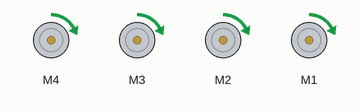
Recording of a sketch running on a simulated Arduino Uno, built with avr-gcc and run on an emulated ATmega328P. Parts: 4 × DC motor (green arrow = forward, orange = backward, longer = faster).

Above: at 0.15 s.
At 9.62 s:
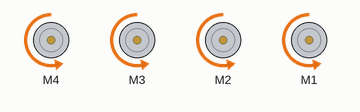
At 19.3 s:
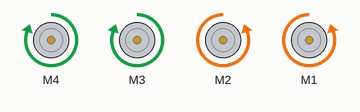
At 22.4 s:
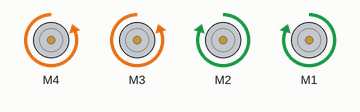
At 25.5 s:
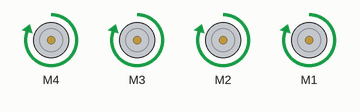
At 33.6 s:
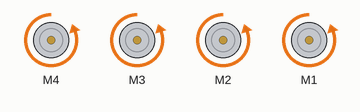
Timing chart, 0 to 40.0 s (numbered marks = the images above):
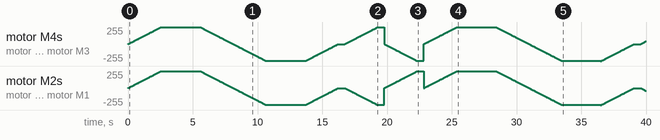

The sketch:

ArduCarVFC_old.ino
```cpp
#include <AFMotor.h>

AF_DCMotor motor4(4);
AF_DCMotor motor3(3);
AF_DCMotor motor2(2);
AF_DCMotor motor1(1);

void setup()
{
  //Set initial speed of the motor & stop
  motor4.setSpeed(200);
  motor4.run(RELEASE);

  motor3.setSpeed(200);
  motor3.run(RELEASE);

  motor2.setSpeed(200);
  motor2.run(RELEASE);

  motor1.setSpeed(200);
  motor1.run(RELEASE);
}

void loop()
{
  uint8_t i;

  // Turn on motor
  motor4.run(FORWARD);
  motor3.run(FORWARD);
  motor2.run(FORWARD);
  motor1.run(FORWARD);

  // Accelerate from zero to maximum speed
  for (i=0; i<255; i++)
  {
    motor4.setSpeed(i);
    motor3.setSpeed(i);
    motor2.setSpeed(i);
    motor1.setSpeed(i);
    delay(10);
  }

  delay(3000);

  // Decelerate from maximum speed to zero
  for (i=255; i!=0; i--)
  {
    motor4.setSpeed(i);
    motor3.setSpeed(i);
    motor2.setSpeed(i);
    motor1.setSpeed(i);
    delay(10);
  }

  // Now change motor direction
  motor4.run(BACKWARD);
  motor3.run(BACKWARD);
  motor2.run(BACKWARD);
  motor1.run(BACKWARD);

  // Accelerate from zero to maximum speed
  for (i=0; i<255; i++)
  {
    motor4.setSpeed(i);
    motor3.setSpeed(i);
    motor2.setSpeed(i);
    motor1.setSpeed(i);
    delay(10);
  }

  delay(3000);

  // Decelerate from maximum speed to zero
  for (i=255; i!=0; i--)
  {
    motor4.setSpeed(i);
    motor3.setSpeed(i);
    motor2.setSpeed(i);
    motor1.setSpeed(i);
    delay(10);
  }

  // Now turn off motor
  motor4.run(RELEASE);
  motor3.run(RELEASE);
  motor2.run(RELEASE);
  motor1.run(RELEASE);
  delay(500);


  // Turn on motor
  motor4.run(FORWARD);
  motor3.run(FORWARD);
  motor2.run(BACKWARD);
  motor1.run(BACKWARD);

  // Accelerate from zero to maximum speed
  for (i=0; i<255; i++)
  {
    motor4.setSpeed(i);
    motor3.setSpeed(i);
    motor2.setSpeed(i);
    motor1.setSpeed(i);
    delay(10);
  }

  delay(500);

  // Turn on motor
  motor4.run(BACKWARD);
  motor3.run(BACKWARD);
  motor2.run(FORWARD);
  motor1.run(FORWARD);

  // Accelerate from zero to maximum speed
  for (i=0; i<255; i++)
  {
    motor4.setSpeed(i);
    motor3.setSpeed(i);
    motor2.setSpeed(i);
    motor1.setSpeed(i);
    delay(10);
  }

  delay(500);
}
```
